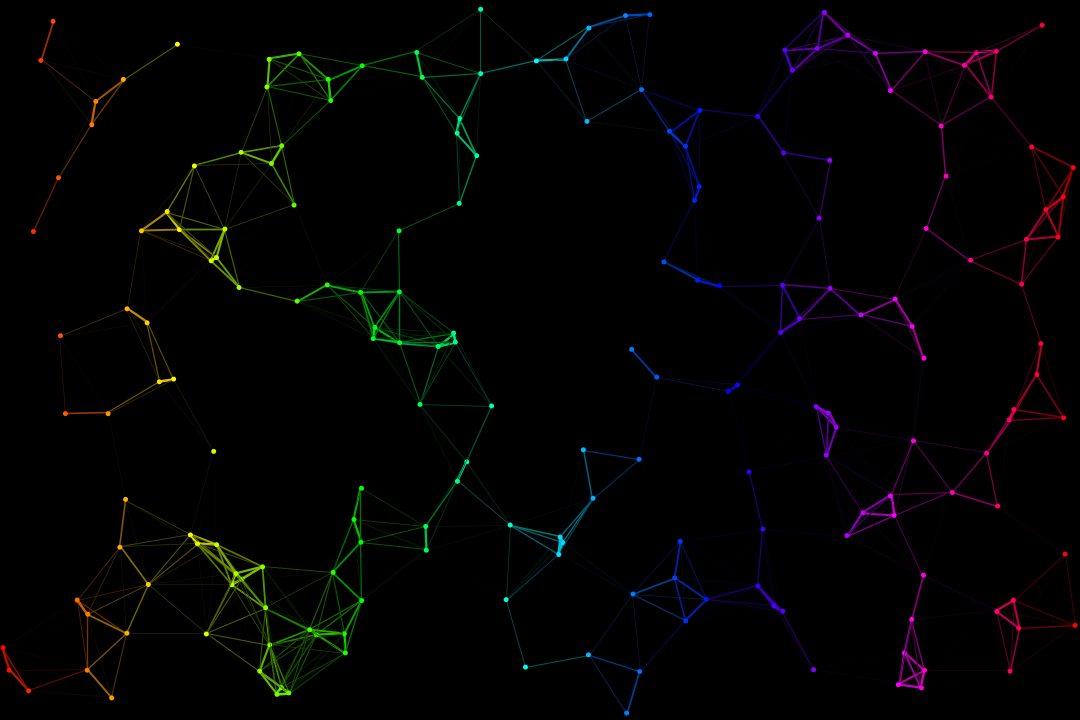
Frame 1 (no input)
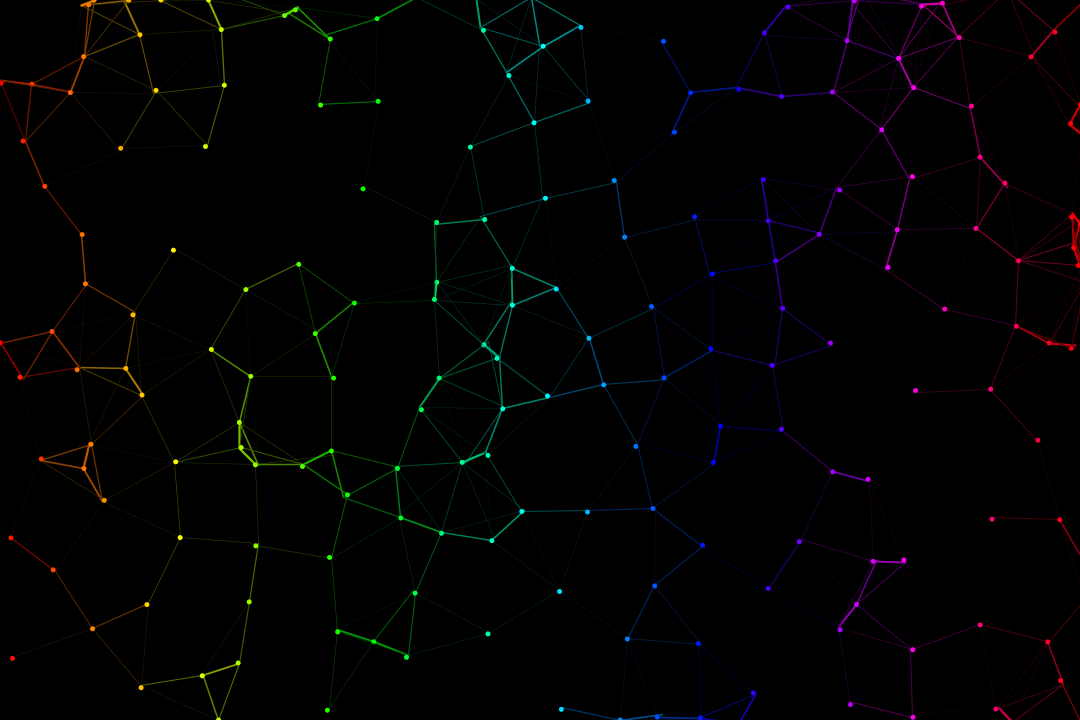
Frame 60 (the mouse pressed at the canvas centre just before this capture)
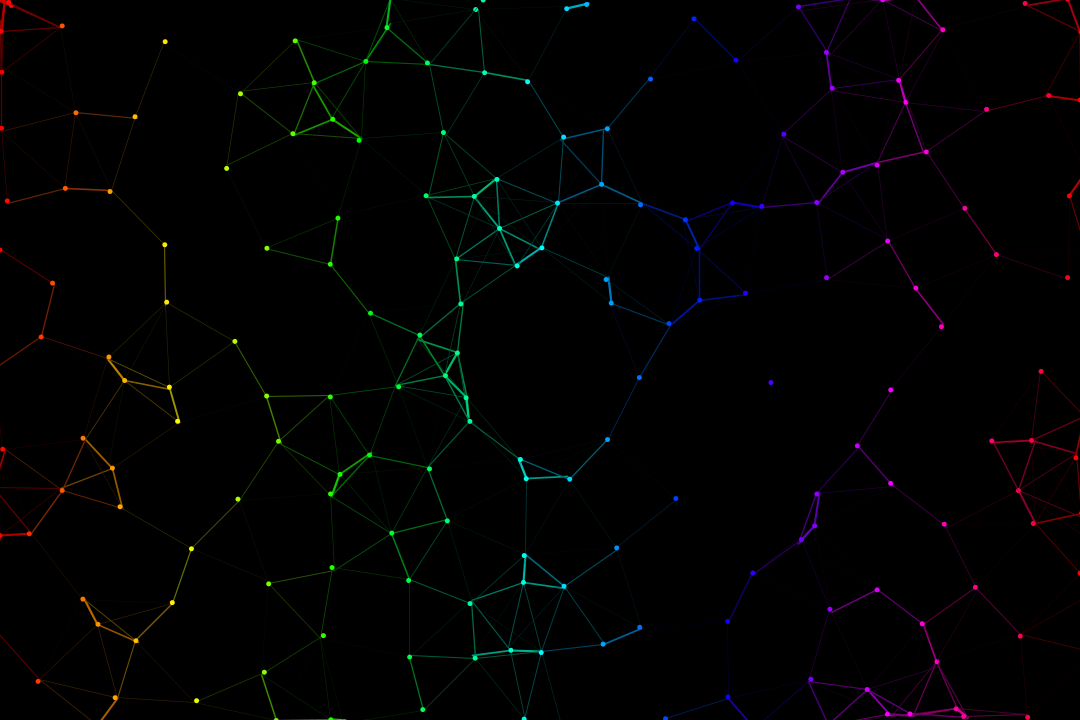
Frame 120 (the mouse held since frame 60 and released just before this capture)

The Processing sketch that drew these frames (run headless with seeded random() and noise(); from frame 60 on, the mouse is pressed at the canvas centre):

// Processing sketch: sketch_211107a
// ── sketch_211107a.pde
class Particle {
 
  PVector pos;
  PVector vel;
  
  float r, mr;
  
  float spd = 0.1;
  float max = 2;
  
  Particle(PVector pos, float r, float mr) {
    this.pos = pos;
    this.r = r;
    this.mr = mr;
    
    vel = new PVector(random(-1, 1), random(-1, 1));
  }
  
  void update(Particle[] p, int i) {
    float h = map(pos.x, 0, width, 0, 255);
    pos.add(vel);
    
    if(pos.x < -10) pos.x = width;
    if(pos.x > width + 10) pos.x = 0;
    if(pos.y < -10) pos.y = height;
    if(pos.y > height + 10) pos.y = 0;
    
    vel.x = constrain(vel.x + random(-spd, spd), -max, max);
    vel.y = constrain(vel.y + random(-spd, spd), -max, max);
    
    for(int j = i + 1; j < p.length; j ++) {
      float ang = atan2(pos.y - p[j].pos.y, pos.x - p[j].pos.x);
      float dist = pos.dist(p[j].pos);
      if(dist < r) {
        stroke(h, 255, map(dist, 0, r, 255, 0));
        strokeWeight(map(dist, 0, r, 3, 0));
        line(pos.x, pos.y, p[j].pos.x, p[j].pos.y);
        
        float force = map(dist, 0, r, 4, 0);
        vel.x += force * cos(ang);
        vel.y += force * sin(ang);
      }
    }
    
    float ang = atan2(pos.y - mouseY, pos.x - mouseX);
    float dist = pos.dist(new PVector(mouseX, mouseY));
    if(dist < r) {
      
      float force = map(dist, 0, r, 30, 0);
      vel.x += force * cos(ang);
      vel.y += force * sin(ang);
    }
    
    noStroke();
    fill(h, 255, 255);
    ellipse(pos.x, pos.y, 5, 5);
  }
  
}

// ── avoid.pde
int num = 200;
Particle[] p = new Particle[num];

void setup() {
  size(1080, 720);
  colorMode(HSB);
  for(int i = 0; i < num; i ++) {
    p[i] = new Particle(new PVector(random(width), random(height)), 100, 150);
  }
  stroke(255);
}

void draw() {
  background(0);
  for(int i = 0; i < num; i ++) {
    p[i].update(p, i);
  }
}
